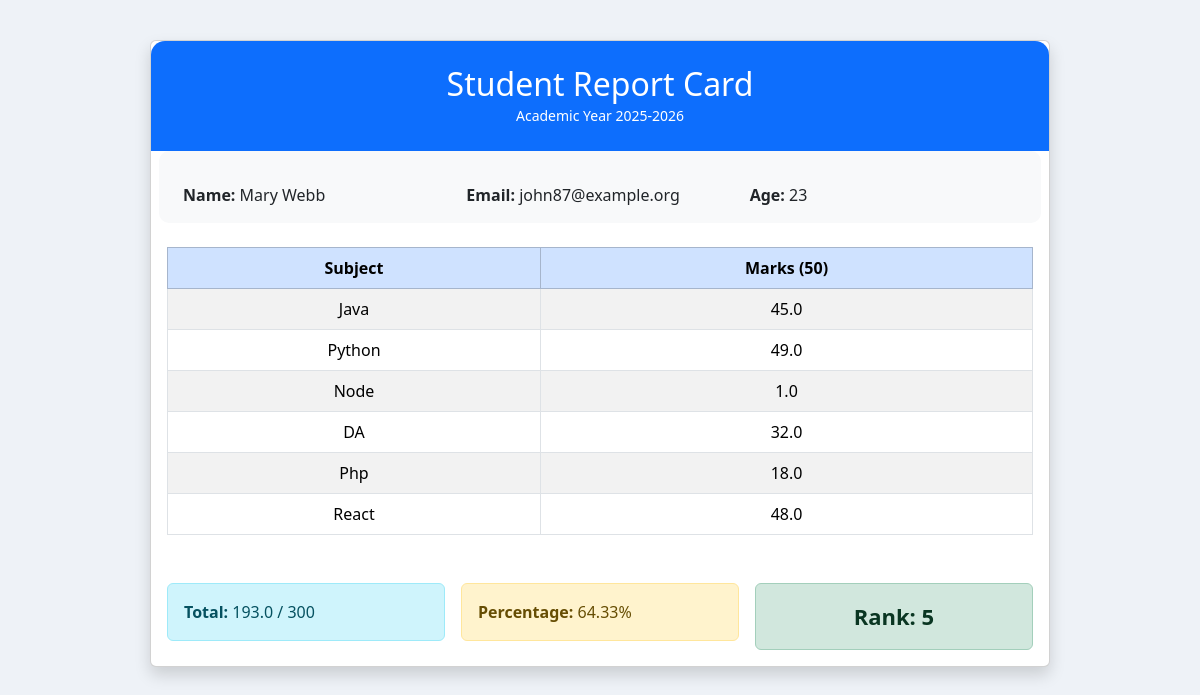
Page /reportcard?stid=3&action=card on the committed database.
### myapp/models.py (models this page shows)
class Marks(models.Model):
    student = models.ForeignKey(Student,on_delete=models.CASCADE)
    subject = models.ForeignKey(Subject,on_delete=models.CASCADE)
    marks = models.FloatField()

class Student(models.Model):
    dept = models.ForeignKey(Dept,on_delete=models.CASCADE)
    student_id = models.OneToOneField(StudentId,on_delete=models.CASCADE)
    name  = models.CharField(max_length=20)
    email = models.CharField(max_length=50)
    age = models.IntegerField()

class Subject(models.Model):
    name = models.CharField(max_length=20)

### myapp/views.py (the view, shortened to what this page needs)
# urls.py: path("reportcard",reportcard,name="reportcard")
def reportcard(request):
    stid = request.GET['stid']
    action = request.GET['action']
    marks = Marks.objects.filter(student_id = stid)
    total = 0
    for m in marks:
        total+=m.marks
    per = round((total*100)/300,2)
    students = Student.objects.annotate(
    total_marks = Sum('marks__marks')
    ).order_by('-total_marks')
    rank = 0
    for st in students:
        rank+=1
        if int(st.id)==int(stid):
            break
    if action=='card':
        return render(request,"reportcard.html",{"marks":marks,"total":total,"per":per,"rank":rank})

### myapp/templates/reportcard.html (shortened to what this page needs)
<!DOCTYPE html>
<html lang="en">
<head>
    <link href="https://cdn.jsdelivr.net/npm/bootstrap@5.3.3/dist/css/bootstrap.min.css" rel="stylesheet" />
</head>
<body>
    <div class="card shadow card-wrap">
        <div class="header p-4 text-center">
            <h2>Student Report Card</h2>
            <small>Academic Year 2025-2026</small>
        </div>
        <div class="card-body">
            <div class="row g-3 mb-4 info p-3">
                <div class="col-md-4"><strong>Name:</strong> {{ marks.0.student.name }}</div>
                <div class="col-md-4"><strong>Email:</strong> {{ marks.0.student.email }}</div>
                <div class="col-md-4"><strong>Age:</strong> {{ marks.0.student.age }}</div>
            </div>
            <div class="table-responsive">
                <table class="table table-bordered table-striped text-center align-middle">
                    <thead class="table-primary">
                        <tr>
                            <th>Subject</th>
                            <th>Marks (50)</th>
                        </tr>
                    </thead>
                    <tbody>
                        {%for mark in marks%}
                        <tr>
                            <td>{{mark.subject.name}}</td>
                            <td>{{ mark.marks }}</td>
                        </tr>
                        {%endfor%}
                    </tbody>
                </table>
            </div>
            <div class="row g-3 mt-3">
                <div class="col-md-4">
                    <div class="alert alert-info mb-0"><strong>Total:</strong> {{total }} / 300</div>
                </div>
                <div class="col-md-4">
                    <div class="alert alert-warning mb-0"><strong>Percentage:</strong> {{ per }}%</div>
                </div>
                <div class="col-md-4 text-center">
                    <div class="alert alert-success mb-0"><span class="rank">Rank: {{ rank }}</span></div>
                </div>
            </div>
        </div>
    </div>
</body>
</html>

### myapp/templates/reportcard.html (style rules this page uses)
body { background: #eef2f7; }
.card-wrap { max-width: 900px; margin: 40px auto; }
.header { background: #0d6efd; color: #fff; border-radius: 14px 14px 0 0; }
.header h2 { margin: 0; }
.info { background: #f8f9fa; border-radius: 10px; }
.rank { font-weight: 700; font-size: 22px; }

### rows in the picture
Marks: student.name "Mary Webb", student.email "john87@example.org", student.age "23", subject.name "Java", marks "45.0"
Marks: subject.name "Python", marks "49.0"
Marks: subject.name "Node", marks "1.0"
Marks: subject.name "DA", marks "32.0"
Marks: subject.name "Php", marks "18.0"
Marks: subject.name "React", marks "48.0"

### other values in the picture
{{ total }} "193.0"
{{ per }} "64.33"
{{ rank }} "5"
